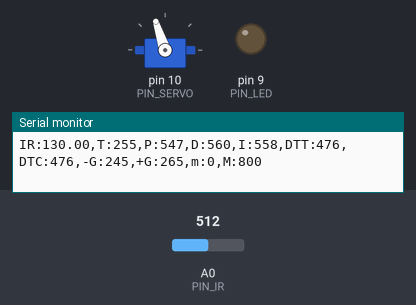
A sketch run on a simulated Arduino Uno, built with avr-gcc and run on an emulated ATmega328P. On the bench: servo, output pins drawn as LEDs (lit = HIGH), the last lines printed to the serial monitor. Inputs (shaded band) come from the test bench; at power-on: A0 (PIN_IR) = 512.

Above: at 1.2 s.
1.3 s: A0 (PIN_IR) set to 245
4.3 s: A0 (PIN_IR) set to 306
At 5.9 s:
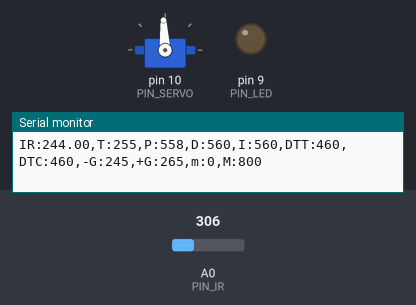
6.2 s: A0 (PIN_IR) set to 420
At 6.8 s:
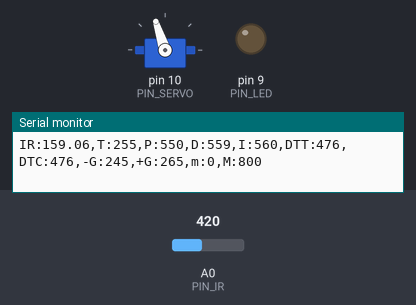
7.8 s: A0 (PIN_IR) set to 122
At 8.4 s:
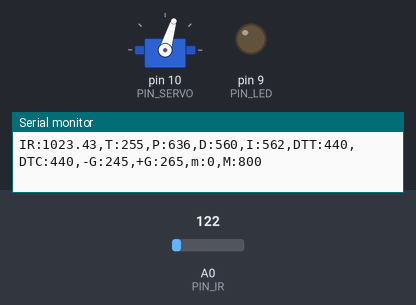
Timing chart, 0 to 10.5 s (numbered marks = the images above; inputs shaded):
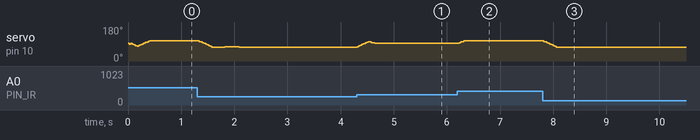

Measured:
- after the input at 4.3 s, servo on pin 10 (PIN_SERVO): rises from 73° to 103° in 0.21 s, then falls to 93° in 0.21 s
- after the input at 6.2 s, servo on pin 10 (PIN_SERVO): 93° → 108° at once
- after the input at 7.8 s, servo on pin 10 (PIN_SERVO): moves from 108° to 73° over 0.24 s, starting at once

The sketch:

PID_control.ino
```cpp
#include <Servo.h>

// Arduino pin assignment
#define PIN_LED 9
#define PIN_SERVO 10
#define PIN_IR A0

#define DELAY_MICROS 1500 // 필터에 넣을 샘플값을 측정하는 딜레이(고정값!)

// Framework setting
#define _DIST_TARGET 255
#define _DIST_MIN 100
#define _DIST_MAX 410

// Distance sensor
#define _DIST_ALPHA 0.35  //[3099] EMA 필터링을 위한 alpha 값

// Servo range
#define _DUTY_MIN 1660     //최저 서보 위치
#define _DUTY_NEU 1500     //중립 서보 위치
#define _DUTY_MAX 1300     //최대 서보 위치

// Servo speed control
#define _SERVO_SPEED 650.0

// Event periods
#define _INTERVAL_DIST 30
#define _INTERVAL_SERVO 20
#define _INTERVAL_SERIAL 100

// PID parameters
#define _KP 2
#define _KD 59
#define _KI 0.005

//////////////////////
// global variables //
//////////////////////

// Servo instance
Servo myservo;

// Distance sensor
float dist_target; // location to send the ball
float dist_raw, dist_ema; //측정된 값과 ema 필터를 적용한 값

// Event periods
unsigned long last_sampling_time_dist, last_sampling_time_servo, last_sampling_time_serial;  //[3104] 각 event의 진행 시간 저장 변수
bool event_dist, event_servo, event_serial;  // 각 event의 시간체크를 위한 변수 (ex_20초 주기 >> 0초(True,시작), 10초(False), 20초(True))

// Servo speed control
int duty_chg_per_interval; // 주기 당 서보 duty값 변화량
int duty_target, duty_curr; // 목표 위치와 현재 위치

// PID variables
float error_curr, error_prev, control, pterm, dterm, iterm;

//error_curr: 현재 측정값과 목표값의 차이
//error_prev: 직전에 구한 차이로, P제어에서는 사용하지 않을 것임
//control: PID제어의 결과로 얻은 제어값
//pterm: Proportional term, 현재 상태의 error값으로부터 얻은 Proportional gain을 저장하는 변수

float ema_dist=0;            // EMA 필터에 사용할 변수
float filtered_dist;       // 최종 측정된 거리값을 넣을 변수. loop()안에 filtered_dist = filtered_ir_distance(); 형태로 사용하면 됨.
float samples_num = 3;
// global variables
const float coE[] = {0.0000006, 0.0020380, 0.0201167, 89.8742929};
int a, b; // unit: mm

void setup() {
  // initialize GPIO pins for LED and attach servo
  myservo.attach(PIN_SERVO); // attach servo
  pinMode(PIN_LED,OUTPUT); // initialize GPIO pins

  // initialize global variables

  // move servo to neutral position
  myservo.writeMicroseconds(_DUTY_NEU);
  duty_curr = _DUTY_NEU;
  dist_target = _DIST_TARGET;
  // initialize serial port
  Serial.begin(57600);

  // convert angle speed into duty change per interval.
    duty_chg_per_interval = (_DUTY_MIN - _DUTY_MAX) * (_SERVO_SPEED / 180.0 ) * (_INTERVAL_SERVO / 1000.0);

  a = 69;
  b = 290;

  pterm = 0;
  iterm = 0;
  dterm = 0;
}


void loop() {
  /////////////////////
  // Event generator //
  /////////////////////
  unsigned long time_curr = millis();

  if(time_curr >= last_sampling_time_dist + _INTERVAL_DIST){
      last_sampling_time_dist += _INTERVAL_DIST;
      event_dist = true;
  }

  if(time_curr >= last_sampling_time_servo + _INTERVAL_SERVO){
      last_sampling_time_servo += _INTERVAL_SERVO;
      event_servo = true;
  }

  if(time_curr >= last_sampling_time_serial + _INTERVAL_SERIAL ){
      last_sampling_time_serial += _INTERVAL_SERIAL;
      event_serial = true;
  }

  ////////////////////
  // Event handlers //
  ////////////////////

  if(event_dist) {
    event_dist = false;
    dist_ema = filtered_ir_distance(); // get a distance reading from the distance sensor

    // PID control logic
    error_curr = dist_ema - _DIST_TARGET;
    pterm = _KP * error_curr;
    dterm = _KD * (error_curr - error_prev);
    iterm += _KI * error_curr;
    control = -(dterm + pterm + iterm);

    // duty_target = f(duty_neutral, control)

    duty_target = _DUTY_NEU + control;

    // keep duty_target value within the range of [_DUTY_MIN, _DUTY_MAX]
    if(duty_target > _DUTY_MIN) {duty_target = _DUTY_MIN;}
    if(duty_target < _DUTY_MAX){duty_target = _DUTY_MAX;}

    // update error_prev
    error_prev = error_curr;
  }

  if(event_servo) {
    event_servo = false;
    // adjust duty_curr toward duty_target by duty_chg_per_interval

    if(duty_target > duty_curr) {
      duty_curr += duty_chg_per_interval;
      if(duty_curr > duty_target) duty_curr = duty_target;
    } else {
      duty_curr -= duty_chg_per_interval;
      if(duty_curr < duty_target) duty_curr = duty_target;
    }
    // update servo position
    myservo.writeMicroseconds(duty_curr);
  }


  if(event_serial) {
   event_serial = false;
   Serial.print("IR:");
   Serial.print(dist_ema);
   Serial.print(",T:");
   Serial.print("255");
   Serial.print(",P:");
   Serial.print(map(pterm,-1000,1000,510,610));
   Serial.print(",D:");
   Serial.print(map(dterm,-1000,1000,510,610));
   Serial.print(",I:");
   Serial.print(map(iterm,-1000,1000,510,610));
   Serial.print(",DTT:");
   Serial.print(map(duty_target,1000,2000,410,510));
   Serial.print(",DTC:");
   Serial.print(map(duty_curr,1000,2000,410,510));
   Serial.println(",-G:245,+G:265,m:0,M:800");
  }
}

//dist_cali
float ir_distance(void){ // return value unit: mm
  float value;
  float volt = float(analogRead(PIN_IR));
  value = ((6762.0/(volt-9.0))-4.0) * 10.0;
  return 300.0 / (b - a) * (value - a) + 100;
}

float ir_dist_filter() {
  float x = ir_distance();
  dist_raw = coE[0] * pow(x, 3) + coE[1] * pow(x, 2) + coE[2] * x + coE[3];
  return dist_raw;
}

float under_noise_filter(void){ // 아래로 떨어지는 형태의 스파이크를 제거해주는 필터
  int currReading;
  int largestReading = 0;
  for (int i = 0; i < samples_num; i++) {
    currReading = ir_dist_filter();
    if (currReading > largestReading) { largestReading = currReading; }
    // Delay a short time before taking another reading
    delayMicroseconds(DELAY_MICROS);
  }
  return largestReading;
}
float filtered_ir_distance(void){ // 아래로 떨어지는 형태의 스파이크를 제거 후, 위로 치솟는 스파이크를 제거하고 EMA필터를 적용함.
  // under_noise_filter를 통과한 값을 upper_nosie_filter에 넣어 최종 값이 나옴.
  int currReading;
  int lowestReading = 1024;
  for (int i = 0; i < samples_num; i++) {
    currReading = under_noise_filter();
    if (currReading < lowestReading) { lowestReading = currReading; }
  }
  ema_dist = _DIST_ALPHA * lowestReading + (1-_DIST_ALPHA)*ema_dist;
  return ema_dist;
}
```
